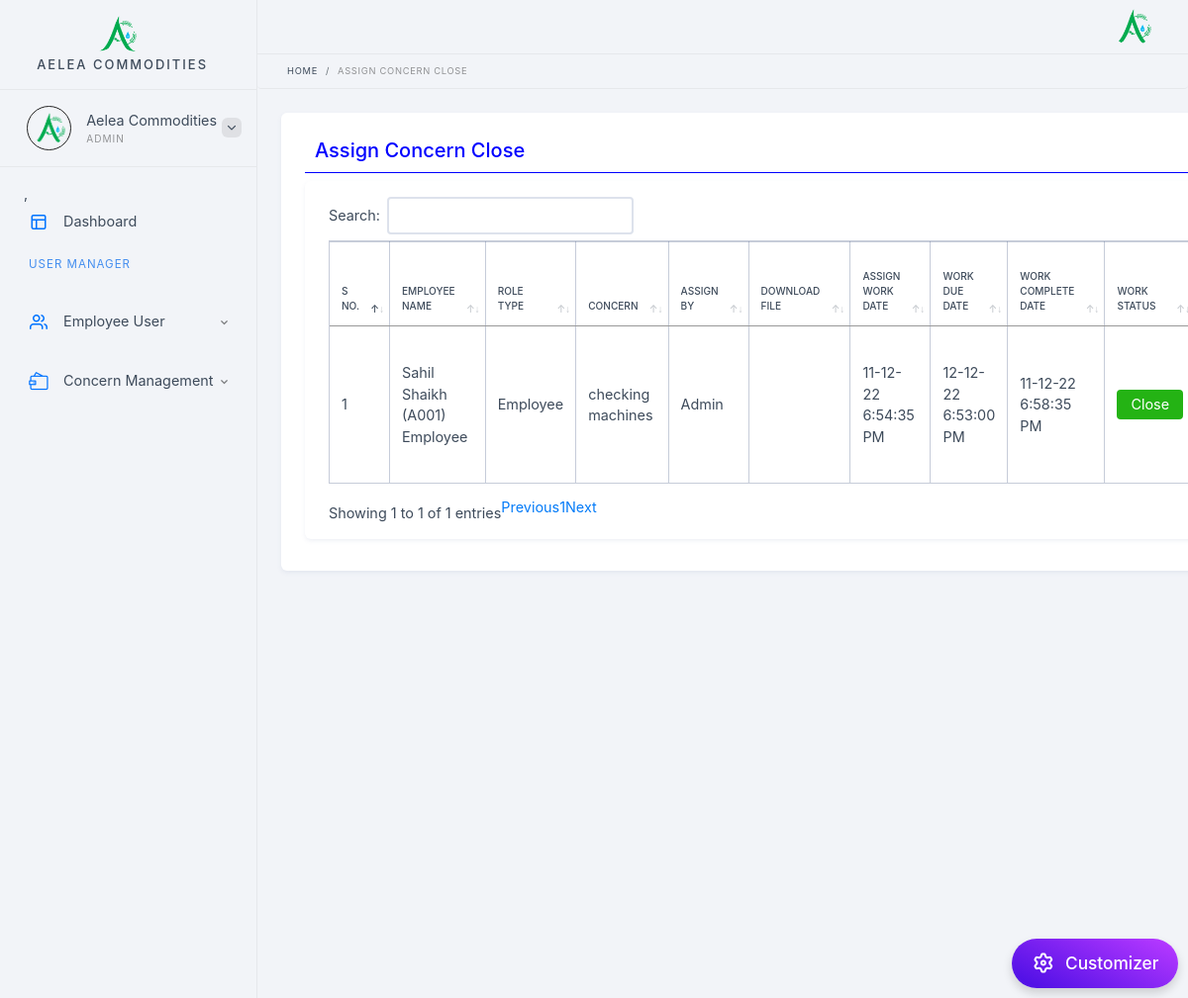
Screenshot of /assign_task_list_close.php (signed in) with the database file from the repository.
### tables this page shows
CREATE TABLE `assign_task` (
  `task_id` int(11) NOT NULL,
  `emp_id` int(11) DEFAULT NULL,
  `task` text DEFAULT NULL,
  `assignby` varchar(255) DEFAULT NULL,
  `task_doc` varchar(255) DEFAULT NULL,
  `work_assign_date` datetime DEFAULT NULL,
  `work_due_date` datetime DEFAULT NULL,
  `work_com_date` datetime DEFAULT NULL,
  `status` varchar(255) DEFAULT NULL,
  `remark` text DEFAULT NULL,
  `Achievements` text DEFAULT NULL,
  `Benefits` text DEFAULT NULL,
  `attachments` varchar(255) DEFAULT NULL
);

CREATE TABLE `emp_login` (
  `id` int(11) NOT NULL,
  `emp_code` varchar(255) NOT NULL,
  `emp_name` varchar(255) NOT NULL,
  `user_id` varchar(255) NOT NULL,
  `pswd` varchar(255) NOT NULL,
  `status` int(11) NOT NULL,
  `created` datetime NOT NULL,
  `user_role` varchar(255) NOT NULL,
  `emp_pro` varchar(255) NOT NULL,
  `email_id` varchar(255) NOT NULL,
  `emp_mob` varchar(255) NOT NULL
);

### includes/App_Code.php (called while the page is built, shortened)
<?php
class App_Code {
       function getName($ID) {
       $con = mysqli_connect("localhost", "root", "", "task_management") or die(mysqli_connect_error());
        $UserRGID = $ID;
        $client = "select * from emp_login where id='$UserRGID'";
        $getNameQuery = mysqli_query($con, $client) or die(mysqli_error());
        while ($row = mysqli_fetch_assoc($getNameQuery)) {
            $emp_name = $row['emp_name'];
            $emp_code = $row['emp_code'];
            $emp_role = ucfirst( $row['user_role']);
            return $emp_name. ' (' . $emp_code .')'.' '. $emp_role;
        }
    }
    function get_User_role($ID) {
       $con = mysqli_connect("localhost", "root", "", "task_management") or die(mysqli_connect_error());
        $UserRGID = $ID;
        $client = "select * from emp_login where id='$UserRGID'";
        $getNameQuery = mysqli_query($con, $client) or die(mysqli_error());
        while ($row = mysqli_fetch_assoc($getNameQuery)) {
            $user_role = ucfirst($row['user_role']);
            return $user_role;
        }
    }
}
?>

### assign_task_list_close.php (the view, shortened to what this page needs)
<?php
include './includes/admin_header.php';
include './includes/data_base_save_update.php';
include './includes/App_Code.php';
$app_code_obj=new App_Code();
?>
<ul class="breadcrumb">
    <li class="breadcrumb-item"><a href="Dashboard.php">Home</a></li>
    <li class="breadcrumb-item"><span>Assign Concern Close</span></li>
</ul>
<div class="content-i">
    <div class="content-box">
        <div class="element-wrapper">
            <div class="element-box">
                            <div class="row">
                                 <div class="col-md-12">
                                    <h5 style="color: blue;border-bottom: 1px solid blue;padding: 10px;">Assign Concern Close</h5>
                                </div>
                            </div>
                                <div class="element-box">
   <table id="example" style="width: 100%;" class="display table table-bordered table-responsive" style="width:100%">
        <thead>
                    <tr>
                        <th>S No.</th>
                        <th>Employee Name</th>
                        <th>Role Type</th>
                        <th>Concern</th>
                         <th>Assign By</th>
                          <th>Download File</th>
                           <th>Assign Work Date</th>
                           <th>Work Due Date</th>
                            <th>Work Complete Date</th>
                            <th>Work Status</th>
                    </tr>
        </thead>
        <tbody>
                                 <?php
                 $qry = mysqli_query($connection, "SELECT * FROM assign_task where status='Close' order by work_assign_date desc") or die("select query fail" . mysqli_error());
$count = 0;
while ($row = mysqli_fetch_assoc($qry)) {
    $count = $count + 1;
    $emp_id = $row['emp_id'];
    $task = $row['task'];
    $assignby = $row['assignby'];
    $work_assign_date = strtotime($row['work_assign_date']);
    $work_assign_date = date( 'd-m-y g:i:s A', $work_assign_date );
    $work_due_date = strtotime($row['work_due_date']);
    $work_due_date = date( 'd-m-y g:i:s A', $work_due_date );
    $work_com_date = strtotime($row['work_com_date']);
    if ($work_com_date){
        $work_com_date = date( 'd-m-y g:i:s A', $work_com_date);
    }
           $status  = $row['status'];
                $remark  = $row['remark'];
    ?>
                    <tr>
  <td><?php echo $count;?></td>
  <td> <?php echo $app_code_obj->getName($emp_id);?></td>
  <td> <?php echo $app_code_obj->get_User_role($emp_id);?></td>
  <td><?php echo $task;?></td>
  <td><?php echo $assignby;?></td>
  <td>
  </td>
    <td><?php echo $work_assign_date;?></td>
    <td><?php echo $work_due_date;?></td>
  <td><?php echo $work_com_date;?></td>
  <td><a href="#" class="btn btn-success"> <?php echo $status;?></a> <br><?php echo $remark;?></td>
                    </tr>
<?php }?>
             </tbody>   </table>
   </div>
                            </div>
            </div>
        </div>
    </div>
</div>
<?php include './includes/Plugin.php'; ?>
        <?php include './includes/admin_footer.php'; ?>

### rows the page displays
assign_task: emp.user_role "Sahil Shaikh (A001) Employee", emp.user_role "Employee", task "checking machines", assignby "Admin", work_assign_date "11-12-22 6:54:35 PM", work_due_date "12-12-22 6:53:00 PM", work_com_date "11-12-22 6:58:35 PM", status "Close"

### other values shown
$_SESSION['emp_name'] "Aelea Commodities"
$_SESSION['User_type'] "ADMIN"
